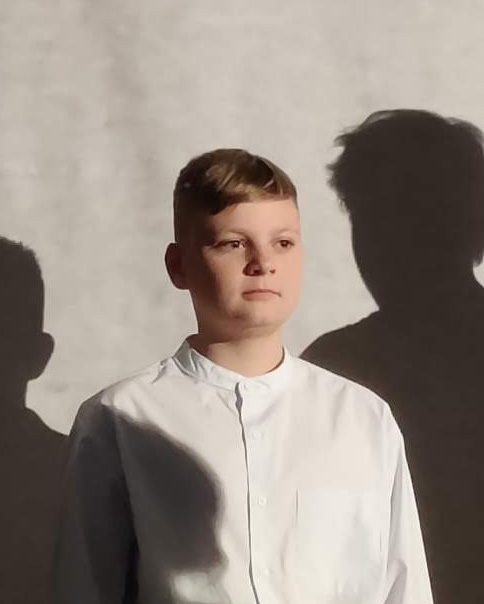
#> input picture img.jpg, 484 x 604 px
$ python nn.py
#> lines starting #> are read from the running program, lines starting #| are printed output that depends on the picture; after the words box and inside, x2 and y2 are one past the last pixel; in counts of white or black regions, pixels touching at a corner belong together
import cv2 #импорт библиотеки
def viewImage(image, name_of_window): #функция для вывода изображения
    cv2.namedWindow(name_of_window, cv2.WINDOW_NORMAL)
    cv2.imshow(name_of_window, image)
    cv2.waitKey(0)
    cv2.destroyAllWindows()

image_path = 'img.jpg' #изображение.расширение
face_cascade = cv2.CascadeClassifier('haarcascade_frontalface_default.xml') #распознование лиц и обЪектов
image = cv2.imread(image_path) #чтение
#> image is the input picture: shape (604, 484, 3); mean B, G, R 130.3, 138.8, 149.4
gray = cv2.cvtColor(image, cv2.COLOR_BGR2GRAY) #цветное
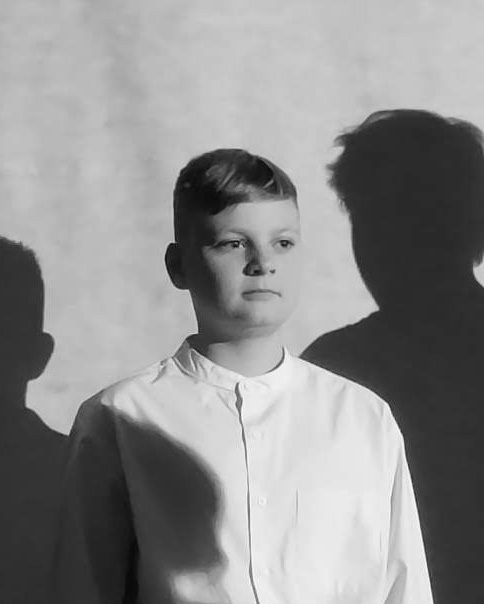
#> gray: shape (604, 484); min 8, max 252, mean 141
faces = face_cascade.detectMultiScale(
    gray,
    scaleFactor= 1.1,
    minNeighbors= 5,
    minSize=(10, 10)
)
#> faces = [[194, 190, 135, 135]]
faces_detected = "Persons detected: " + format(len(faces))
#> faces_detected = 'Persons detected: 1'
print(faces_detected) #вывод кол-ва лиц
#| Persons detected: 1
# Рисуем квадраты вокруг лиц
for (x, y, w, h) in faces:
    cv2.rectangle(image, (x, y), (x+w, y+h), (255, 255, 0), 2)
#> this loop made 1 pass
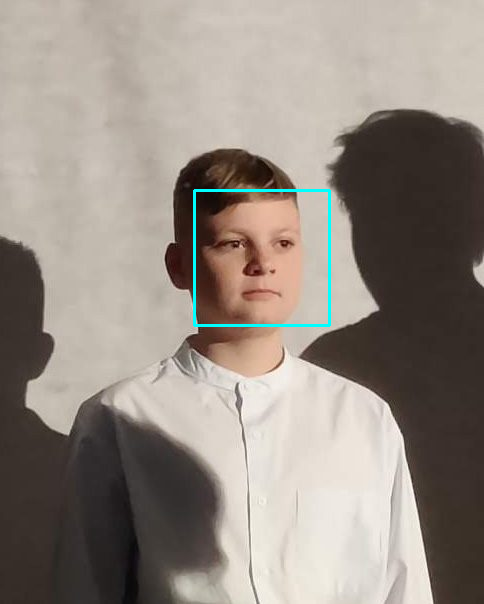
#> image: shape (604, 484, 3); 0.55% of pixels changed, all inside (x1, y1, x2, y2) = (193, 189, 331, 327)
viewImage(image,faces_detected)
